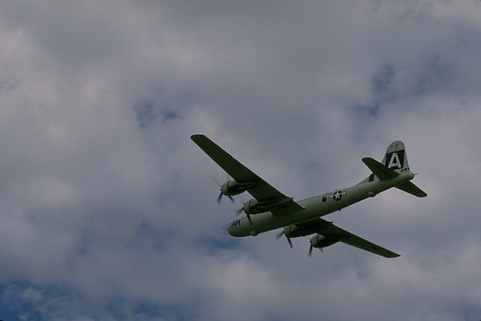
%> input picture 傅里叶变换及噪声分析/3096.jpg, 481 x 321 px
$ octave Main_FFT_Noise.m   (GNU Octave 9; MATLAB toolbox functions it lacks are replaced by stand-ins)
%> lines starting %> are read from the running program, lines starting %| are printed output that depends on the picture
%% 程序分享
% 西安邮电大学图像处理团队-郝浩
% 个人博客 www.aomanhao.top
% Github https://github.com/AomanHao
%--------------------------------------

clear
close all
clc
%% %%%%%%%%%%%%%%%图像%%%%%%%%%%%%%%%%%%%%%%%%%%%%%%%%%%%%%%
 I=imread('3096.jpg');
%> I is the input picture: size 321x481x3 uint8; mean R, G, B 113.8, 118.4, 129.2

if size(I,3) == 3
   I=rgb2gray(I);
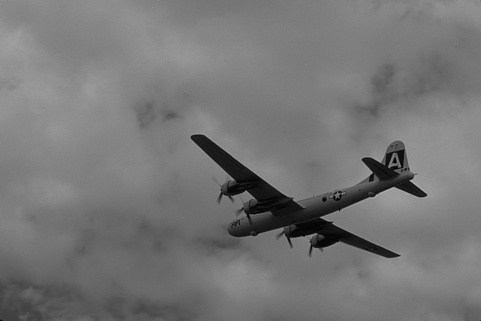
%> I: size 321x481 uint8; min 1, max 177, mean 118.3
else
end
I=im2double(I);
%> I: size 321x481 double
figure;imshow(I);title('(a)原始图像')
imwrite(I,'1.jpg');
% [4 lines of commented-out code are left out]
figure;imshow(I);title('(b)加噪图像');
imwrite(I,'2.jpg');
[m,n]=size(I);
%> m = 321; n = 481


F=fft2(I);

F=fftshift(F);

F=abs(F);

T=log(F+1);
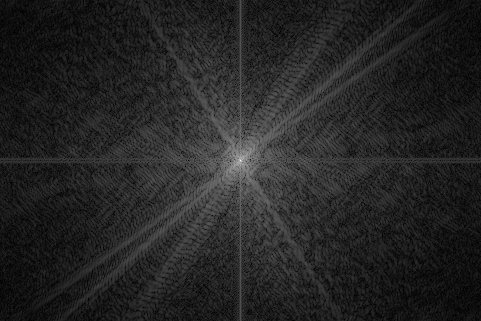
%> T: size 321x481 double; min 0.0075, max 11.18, mean 1.63; drawn with min black and max white

figure;

imshow(T,[]);
